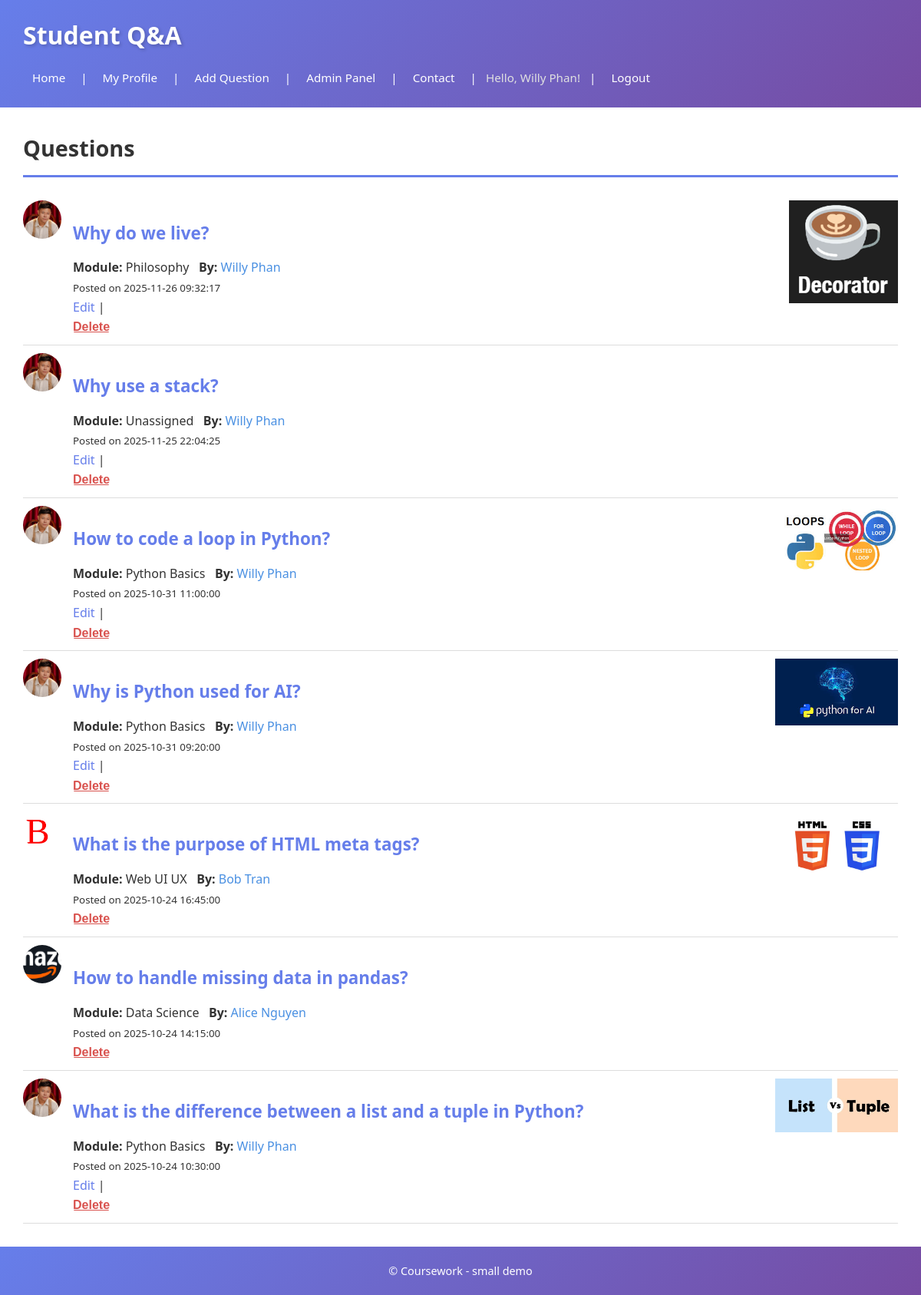
The app's page /index.php (signed in) with its own data.
### tables this page shows
CREATE TABLE `question` (
  `id` int(11) NOT NULL,
  `text` text NOT NULL,
  `date` datetime NOT NULL,
  `userid` int(11) DEFAULT NULL,
  `moduleid` int(11) DEFAULT NULL,
  `img` varchar(255) DEFAULT NULL
);

CREATE TABLE `user` (
  `id` int(11) NOT NULL,
  `username` varchar(100) NOT NULL,
  `name` varchar(100) NOT NULL,
  `email` varchar(100) NOT NULL,
  `password` varchar(255) NOT NULL,
  `role` enum('user','admin') NOT NULL DEFAULT 'user',
  `avatar` varchar(255) DEFAULT NULL,
  `created_at` datetime NOT NULL DEFAULT current_timestamp()
);

CREATE TABLE `module` (
  `id` int(11) NOT NULL,
  `name` varchar(100) NOT NULL
);

### index.php (called while the page is built, shortened)
<?php
require 'includes/DatabaseConnection.php';
require 'includes/DataBaseFunctions.php';
$questions = allQuestions($pdo);
include 'templates/questions_list.php';
include 'templates/layout.php';
?>

### includes/DataBaseFunctions.php (called while the page is built, shortened)
<?php
function getCurrentUser() {
    return $_SESSION['user'] ?? null;
}
function isAdmin() {
    return isset($_SESSION['user']) && $_SESSION['user']['role'] === 'admin';
}
function query($pdo, $sql, $params = []) {
    $stmt = $pdo->prepare($sql);
    $stmt->execute($params);
    return $stmt;
}
function allQuestions($pdo) {
    $sql = "SELECT q.id, q.text AS questiontext, q.date, q.img, q.userid, q.moduleid,
                   m.name AS modulename, u.name AS name, u.username AS username, u.avatar
            FROM question q
            LEFT JOIN module m ON q.moduleid = m.id
            LEFT JOIN `user` u ON q.userid = u.id
            ORDER BY q.date DESC";
    return query($pdo, $sql)->fetchAll();
}
?>

### templates/questions_list.php (the view, shortened to what this page needs)
<h2>Questions</h2>
<?php if (empty($questions)): ?>
    <p>No questions yet.</p>
<?php else: ?>
    <?php foreach ($questions as $q): ?>
        <article style="border-bottom:1px solid #ddd; padding:10px 0; display:flex; gap:15px;">
            <div style="flex-shrink:0;">
                <?php if (!empty($q['avatar'])): ?>
                    <a href="profile.php?username=<?=htmlspecialchars($q['username'])?>">
                        <img src="images/avatars/<?=htmlspecialchars($q['avatar'])?>"
                             style="width:50px; height:50px; border-radius:50%; object-fit:cover;"
                             alt="<?=htmlspecialchars($q['name'])?>">
                    </a>
                <?php else: ?>
                    <div style="width:50px; height:50px; border-radius:50%; background:#ddd; display:flex; align-items:center; justify-content:center; color:#999;">
                        <small>N/A</small>
                    </div>
                <?php endif; ?>
            </div>
            <div style="flex-grow:1;">
                <?php if (!empty($q['img'])): ?>
                    <div style="float:right; max-width:160px; margin-left:10px;">
                        <img src="images/questions/<?=htmlspecialchars($q['img'])?>" style="max-width:100%;" alt="">
                    </div>
                <?php endif; ?>
                <h3><a href="question.php?id=<?=htmlspecialchars($q['id'])?>"><?=htmlspecialchars(substr($q['questiontext'],0,120))?></a></h3>
                <p><strong>Module:</strong> <?=htmlspecialchars($q['modulename'] ?? 'Unassigned')?> &nbsp;
                   <strong>By:</strong> <a href="profile.php?username=<?=htmlspecialchars($q['username'])?>" style="text-decoration:none; color:#4a90e2;"><?=htmlspecialchars($q['name'] ?? 'Unknown')?></a></p>
                <p><small>Posted on <?=htmlspecialchars($q['date'])?></small></p>
                <p>
                        <?php
                        $currentUser = getCurrentUser();
                        $isOwner = ($currentUser && $currentUser['id'] == $q['userid']);
                        $isAdmin = isAdmin();
                        if ($isOwner):
                        ?>
                            <a href="editquestion.php?id=<?=htmlspecialchars($q['id'])?>">Edit</a> |
                            <form action="deletequestion.php" method="post" style="display:inline; margin:0;">
                                <input type="submit" value="Delete" onclick="return confirm('Delete this question?');" style="background:none; border:none; color:#d9534f; cursor:pointer; text-decoration:underline; padding:0;">
                            </form>
                        <?php elseif ($isAdmin): ?>
                            <form action="admin/deletequestion.php" method="post" style="display:inline; margin:0;">
                                <input type="submit" value="Delete" onclick="return confirm('Delete this question?');" style="background:none; border:none; color:#d9534f; cursor:pointer; text-decoration:underline; padding:0;">
                            </form>
                        <?php else: ?>
                            <a href="question.php?id=<?=htmlspecialchars($q['id'])?>">View</a>
                        <?php endif; ?>
                </p>
            </div>
        </article>
    <?php endforeach; ?>
<?php endif; ?>

### styles.css (style rules this page uses)
* { margin: 0; padding: 0; box-sizing: border-box; }
body { font-family: 'Segoe UI', Tahoma, Geneva, Verdana, sans-serif; color: #333; line-height: 1.6; min-height: 100vh; background: linear-gradient(135deg, #667eea 0%, #764ba2 25%, #f093fb 50%, #4facfe 75%, #00f2fe 100%); background-size: 400% 400%; animation: gradientShift 15s ease infinite; position: relative; }
img { max-width: 100%; height: auto; }
input[type="submit"], button, .btn { background: linear-gradient(135deg, #667eea 0%, #764ba2 100%); color: white; padding: 10px 20px; border: none; border-radius: 6px; cursor: pointer; font-weight: 600; font-size: 1em; transition: transform 0.2s ease, box-shadow 0.2s ease; display: inline-block; text-decoration: none; }
a { color: #667eea; text-decoration: none; transition: color 0.3s ease; }
h2 { margin-top: 0; color: #333; border-bottom: 3px solid #667eea; padding-bottom: 12px; margin-bottom: 20px; font-size: 1.8em; }
h3 { color: #667eea; margin-top: 25px; margin-bottom: 15px; font-size: 1.4em; }
article { border-bottom: 1px solid #e0e0e0; padding: 20px 0; }
article:last-child { border-bottom: none; }

### records on screen
question: userid.avatar (picture), img (picture), text "Why do we live?", moduleid.name "Philosophy", userid.name "Willy Phan", date "2025-11-26 09:32:17"
question: userid.avatar (picture), text "Why use a stack?", modulename "Unassigned", userid.name "Willy Phan", date "2025-11-25 22:04:25"
question: userid.avatar (picture), img (picture), text "How to code a loop in Python?", moduleid.name "Python Basics", userid.name "Willy Phan", date "2025-10-31 11:00:00"
question: userid.avatar (picture), img (picture), text "Why is Python used for AI?", moduleid.name "Python Basics", userid.name "Willy Phan", date "2025-10-31 09:20:00"
question: userid.avatar (picture), img (picture), text "What is the purpose of HTML meta tags?", moduleid.name "Web UI UX", userid.name "Bob Tran", date "2025-10-24 16:45:00"
question: userid.avatar (picture), text "How to handle missing data in pandas?", moduleid.name "Data Science", userid.name "Alice Nguyen", date "2025-10-24 14:15:00"
question: userid.avatar (picture), img (picture), text "What is the difference between a list and a tuple in Python?", moduleid.name "Python Basics", userid.name "Willy Phan", date "2025-10-24 10:30:00"

### other values on screen
getCurrentUser()['name'] "Willy Phan"
